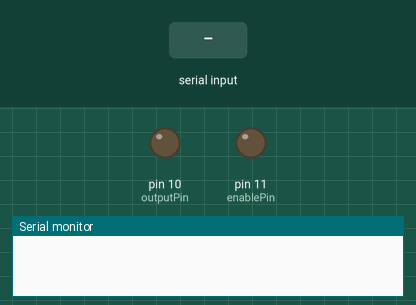
Recording of a sketch running on a simulated Arduino Uno, built with avr-gcc and run on an emulated ATmega328P. On the bench: output pins drawn as LEDs (lit = HIGH), the last lines printed to the serial monitor. The test bench sets the inputs (shaded band).

Above: at 1.2 s.
1.3 s: "1\n" received over Serial
At 1.61 s:
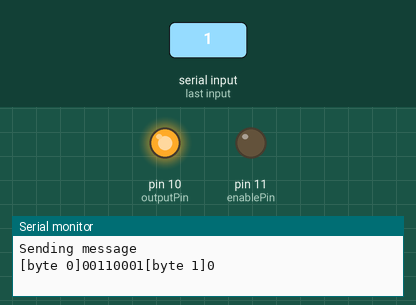
At 2.9 s:
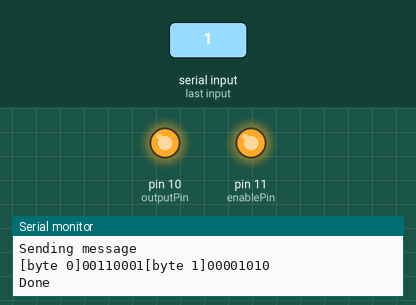
3.3 s: byte 10 ('\n') received over Serial
At 4.9 s:
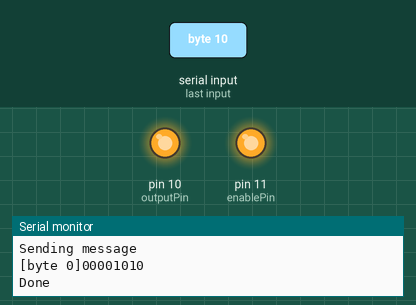
Timing chart, 0 to 6.4 s (numbered marks = the images above; inputs shaded):
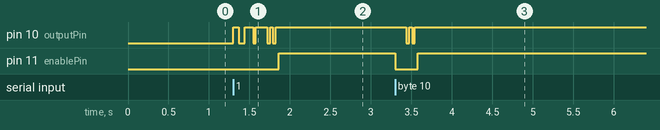

The sketch:

02-sender.ino
```cpp
#define outputPin 10 // Connected to S1 on the 4053
#define enablePin 11 // Connected to ~E on the 4053
#define symbolTime 35 // ms

/*
 * Encoding is achieved by setting the SELECT pin on the 4053 mux.
 * A logic 1 selects the 40 KHz signal (encoding a 0), while
 * a logic 0 selects the 45 KHz signal (encoding a 1).
 */
#define ZERO HIGH
#define ONE LOW

/*
 * In order for the multiplexer to work, the ENABLE pin must be set low, otherwise
 * no signal will be output (at least that I know. read the datasheet if you must).
 */
#define Enable() digitalWrite(enablePin, LOW)
#define Disable() digitalWrite(enablePin, HIGH)


/*
 * If FromSerial is 0, the same message `msg` will be send all the time.
 * If FromSerial is 1, the message to send will be read from the Serial input.
 */
#define FromSerial 1

#if FromSerial
#define MAX_SEND_LEN 10 // bytes
byte *msg = (byte *)malloc(MAX_SEND_LEN);
unsigned int nextChar = 0;
bool msgReady = false;
#define ClearMsg() do {\
    memset(msg, '\0', MAX_SEND_LEN); \
    nextChar = 0; \
  } while(0)
#else // not FromSerial
byte msg[] = { 0x49, 0x74, 0x20, 0x77, 0x6f, 0x72, 0x6b, 0x73, 0x21}; //0b11100110, 0b10101100, 0b11010010 };
#define MSG_DELAY 500 // ms
#endif


void setup() {
  Serial.begin(115200);
  pinMode(outputPin, OUTPUT);
  pinMode(enablePin, OUTPUT);
  Enable();
}

void loop() {
#if FromSerial
  if (msgReady) {
    Serial.println("Sending message");
    Enable();
    sendBits(msg, nextChar*8);
    Disable();
    Serial.println("Done");
    ClearMsg();
    msgReady = false;
  }
#else // not FromSerial
  Serial.println("Sending message");
  sendBits(msg, 80);
  Disable();
  Serial.println("Done");

  delay(MSG_DELAY);
  Enable();
#endif //FromSerial
}

void sendBits(byte message[], unsigned int len) {
  int sent = 0;
  for (int i=0;; i++) {
    Serial.print("[byte ");Serial.print(i);Serial.print("]");
    for (int sh=7; sh >= 0; sh--) {
      char msgBit =  (message[i] >> sh) & 0b1;
      int toSend = msgBit ? ONE : ZERO;
      digitalWrite(outputPin, toSend);
      Serial.print(msgBit ? '1' : '0');
      sent++;
      delay(symbolTime);
      if (sent == len) {
        Serial.println();
        return;
      }
    }
  }
}

// https://www.arduino.cc/en/Tutorial/SerialEvent
#if FromSerial
void serialEvent() {
  while (Serial.available()) {
    byte inByte = Serial.read();
    msg[nextChar++] = inByte;
    if (inByte == '\n' || nextChar == MAX_SEND_LEN) {
      msgReady = true;
    }
  }
}
#endif
```

Measured:
- after the input at 1.3 s, pin 11 (enablePin): LOW → HIGH after 0.56 s
- after the input at 3.3 s, pin 10 (outputPin): alternates HIGH for 0.04 s and LOW for 0.04 s, 4 changes in all, then stays HIGH, starting after 0.14 s; pin 11 (enablePin): HIGH → LOW at once, → HIGH 0.28 s later
